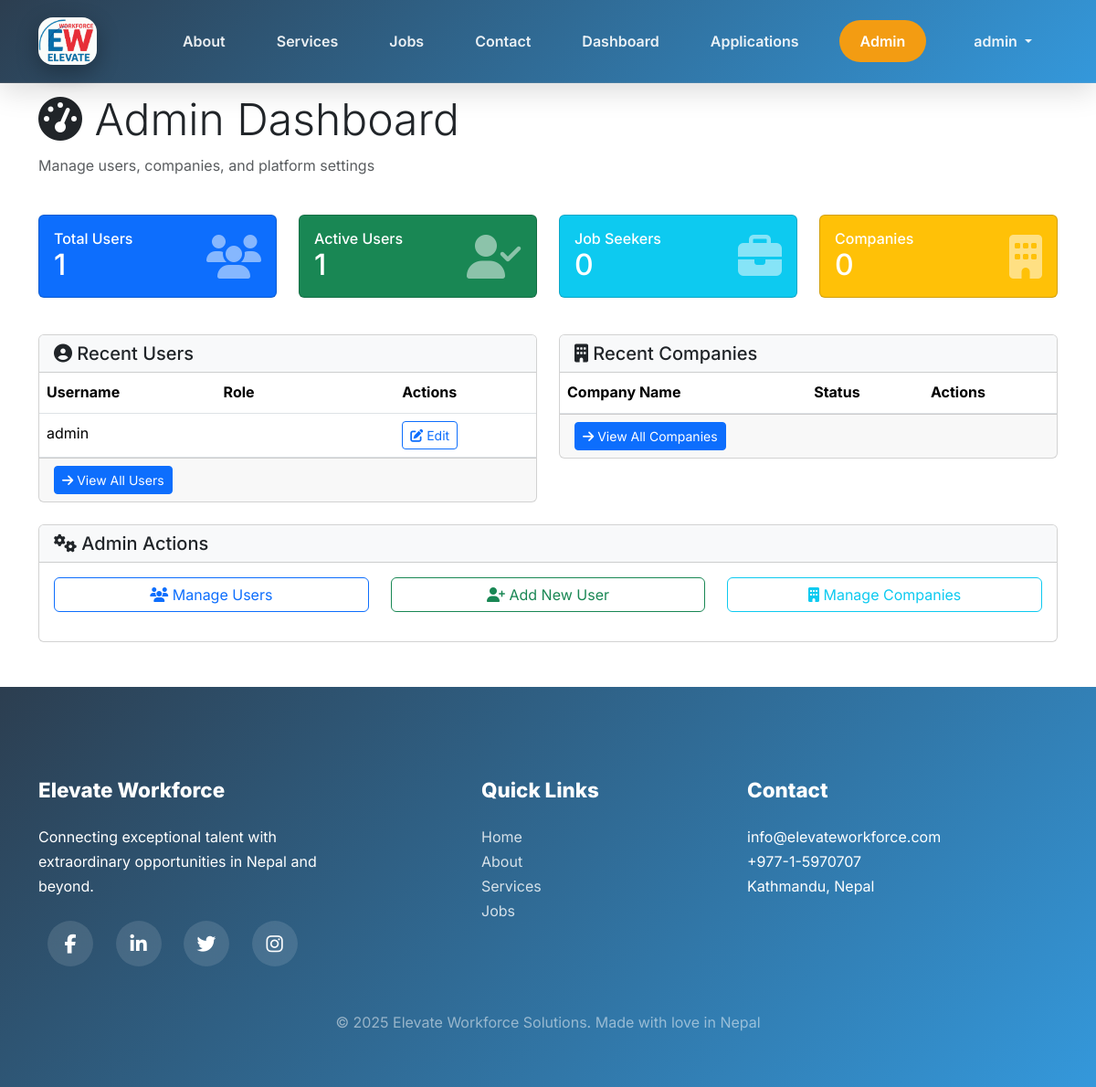
Before: /accounts/admin/dashboard/ (signed in) with the older database file.
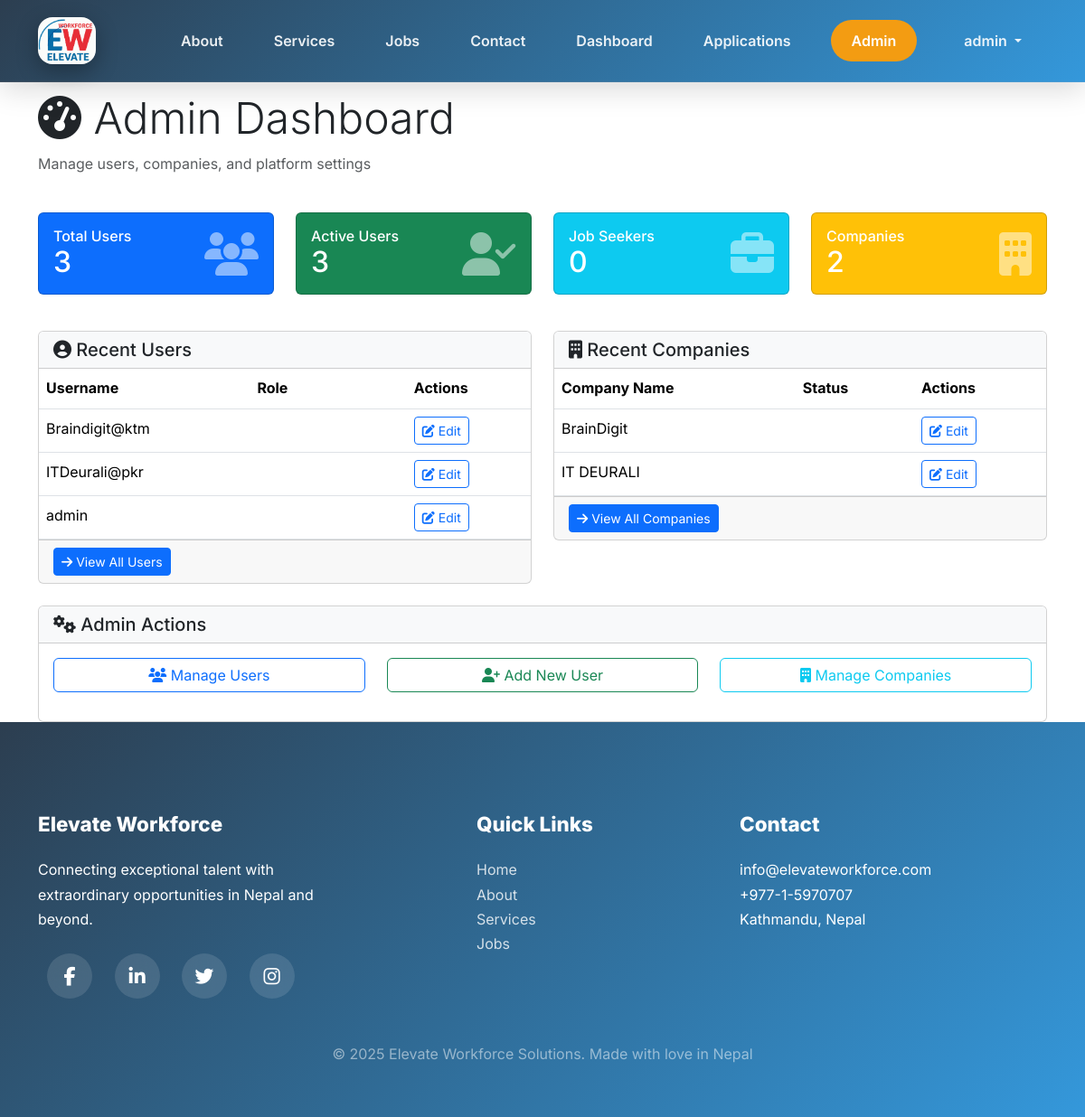
After: the same page with the newer database file.
### accounts/models.py (models this page shows, shortened)
class User(AbstractUser):
    USER_ROLE_CHOICES = (
        ('job_seeker', 'Job Seeker'),
        ('company', 'Company'),
    )
    role = models.CharField(max_length=20, choices=USER_ROLE_CHOICES, default='job_seeker')
    phone_number = models.CharField(max_length=15, blank=True, null=True)
    is_active = models.BooleanField(default=True)
    created_at = models.DateTimeField(auto_now_add=True)
    updated_at = models.DateTimeField(auto_now=True)
    groups = models.ManyToManyField(
        'auth.Group',
        related_name='custom_user_groups',
        blank=True,
        help_text='The groups this user belongs to.'
    )
    user_permissions = models.ManyToManyField(
        'auth.Permission',
        related_name='custom_user_permissions',
        blank=True,
        help_text='Specific permissions for this user.'
    )
    class Meta:
        db_table = 'users'
        verbose_name_plural = 'Users'
        ordering = ['-created_at']
    def is_job_seeker(self):
        return self.role == 'job_seeker'

### companies/models.py (models this page shows, shortened)
class Company(models.Model):
    COMPANY_STATUS_CHOICES = (
        ('active', 'Active'),
        ('inactive', 'Inactive'),
        ('suspended', 'Suspended'),
    )
    user = models.OneToOneField(User, on_delete=models.CASCADE, related_name='company_profile')
    company_name = models.CharField(max_length=255, unique=True)
    description = models.TextField()
    website = models.URLField(blank=True, null=True)
    industry = models.CharField(max_length=100)
    location = models.CharField(max_length=255)
    company_size = models.CharField(max_length=50, blank=True, null=True)
    logo = models.ImageField(upload_to='company_logos/', blank=True, null=True)
    status = models.CharField(max_length=20, choices=COMPANY_STATUS_CHOICES, default='active')
    verified = models.BooleanField(default=False)
    created_at = models.DateTimeField(auto_now_add=True)
    updated_at = models.DateTimeField(auto_now=True)
    class Meta:
        db_table = 'companies'
        verbose_name_plural = 'Companies'
        ordering = ['-created_at']

### accounts/admin_views.py (the view)
# urls.py: path('admin/dashboard/', admin_views.admin_dashboard, name='admin_dashboard'),
@login_required(login_url='accounts:login')
@user_passes_test(is_admin, login_url='accounts:login')
def admin_dashboard(request):
    total_users = User.objects.count()
    total_job_seekers = JobSeeker.objects.count()
    total_companies = Company.objects.count()
    total_active_users = User.objects.filter(is_active=True).count()
    recent_users = User.objects.all().order_by('-created_at')[:5]
    recent_companies = Company.objects.all().order_by('-created_at')[:5]
    context = {
        'total_users': total_users,
        'total_job_seekers': total_job_seekers,
        'total_companies': total_companies,
        'total_active_users': total_active_users,
        'recent_users': recent_users,
        'recent_companies': recent_companies,
    }
    return render(request, 'admin/dashboard.html', context)

### accounts/admin_views.py (called while the page is built)
def is_admin(user):
    return user.is_superuser and user.is_staff

### templates/admin/dashboard.html (shortened to what the changed rows need)
{% extends 'base.html' %}
{% block content %}
<div class="container">
    <div class="row mb-4">
        <div class="col-md-12">
            <h1 class="display-5"><i class="fas fa-tachometer-alt"></i> Admin Dashboard</h1>
        </div>
    </div>
    <div class="row mb-4">
        <div class="col-md-3 mb-3">
            <div class="card bg-primary text-white">
                <div class="card-body">
                    <div class="d-flex justify-content-between align-items-center">
                        <div>
                            <h6 class="card-title mb-0">Total Users</h6>
                            <h2 class="mb-0">{{ total_users }}</h2>
                        </div>
                    </div>
                </div>
            </div>
        </div>
        <div class="col-md-3 mb-3">
            <div class="card bg-success text-white">
                <div class="card-body">
                    <div class="d-flex justify-content-between align-items-center">
                        <div>
                            <h6 class="card-title mb-0">Active Users</h6>
                            <h2 class="mb-0">{{ total_active_users }}</h2>
                        </div>
                    </div>
                </div>
            </div>
        </div>
        <div class="col-md-3 mb-3">
            <div class="card bg-info text-white">
                <div class="card-body">
                    <div class="d-flex justify-content-between align-items-center">
                        <div>
                            <h2 class="mb-0">{{ total_job_seekers }}</h2>
                        </div>
                    </div>
                </div>
            </div>
        </div>
        <div class="col-md-3 mb-3">
            <div class="card bg-warning text-white">
                <div class="card-body">
                    <div class="d-flex justify-content-between align-items-center">
                        <div>
                            <h6 class="card-title mb-0">Companies</h6>
                            <h2 class="mb-0">{{ total_companies }}</h2>
                        </div>
                    </div>
                </div>
            </div>
        </div>
    </div>
    <div class="row">
        <div class="col-md-6 mb-4">
            <div class="card">
                <div class="card-body p-0">
                    <div class="table-responsive">
                        <table class="table table-hover mb-0">
                            <thead>
                                <tr>
                                    <th>Username</th>
                                    <th>Role</th>
                                    <th>Actions</th>
                                </tr>
                            </thead>
                            <tbody>
                                {% for user in recent_users %}
                                    <tr>
                                        <td>{{ user.username }}</td>
                                        <td><span class="badge bg-{{ user.role|default:'secondary' }}">{{ user.get_role_display }}</span></td>
                                        <td>
                                            <a href="{% url 'accounts:edit_user' user.pk %}" class="btn btn-sm btn-outline-primary">
                                                <i class="fas fa-edit"></i> Edit
                                            </a>
                                        </td>
                                    </tr>
                                {% endfor %}
                            </tbody>
                        </table>
                    </div>
                </div>
            </div>
        </div>
        <div class="col-md-6 mb-4">
            <div class="card">
                <div class="card-body p-0">
                    <div class="table-responsive">
                        <table class="table table-hover mb-0">
                            <thead>
                                <tr>
                                    <th>Company Name</th>
                                    <th>Status</th>
                                    <th>Actions</th>
                                </tr>
                            </thead>
                            <tbody>
                                {% for company in recent_companies %}
                                    <tr>
                                        <td>{{ company.company_name }}</td>
                                        <td>
                                            <span class="badge bg-{{ company.status|default:'secondary' }}">{{ company.get_status_display }}</span>
                                        </td>
                                        <td>
                                            <a href="{% url 'accounts:edit_company' company.pk %}" class="btn btn-sm btn-outline-primary">
                                                <i class="fas fa-edit"></i> Edit
                                            </a>
                                        </td>
                                    </tr>
                                {% endfor %}
                            </tbody>
                        </table>
                    </div>
                </div>
            </div>
        </div>
    </div>
</div>
{% endblock %}

### templates/base.html (shortened to what the changed rows need)
<!DOCTYPE html>
<html lang="en">
<head>
    {% load static %}
    <link href="https://cdn.jsdelivr.net/npm/bootstrap@5.3.3/dist/css/bootstrap.min.css" rel="stylesheet">
    <link rel="stylesheet" href="https://cdnjs.cloudflare.com/ajax/libs/font-awesome/6.6.0/css/all.min.css">
</head>
<body>
    <nav class="navbar navbar-expand-lg navbar-dark fixed-top">
        <div class="container">
            <div class="collapse navbar-collapse" id="navbarNav">
                <ul class="navbar-nav ms-auto align-items-center">
                    {% if user.is_authenticated %}
                        {% if user.is_job_seeker %}
                        <li class="nav-item"><a class="nav-link" href="{% url 'accounts:job_seeker_dashboard' %}">Dashboard</a></li>
                        <li class="nav-item"><a class="nav-link" href="{% url 'application:my_applications' %}">Applications</a></li>
                        {% endif %}
                        {% if user.is_superuser %}
                        <li class="nav-item ms-3">
                            <a class="btn btn-admin" href="{% url 'accounts:admin_dashboard' %}">
                                Admin
                            </a>
                        </li>
                        {% endif %}
                        <li class="nav-item dropdown ms-4">
                            <a class="nav-link dropdown-toggle" href="#" role="button" data-bs-toggle="dropdown">
                                {{ user.username }}
                            </a>
                        </li>
                    {% else %}
                        <li class="nav-item"><a class="nav-link" href="{% url 'accounts:login' %}">Login</a></li>
                        <li class="nav-item"><a class="nav-link" href="{% url 'accounts:register' %}">Register</a></li>
                    {% endif %}
                </ul>
            </div>
    </nav>
    <div class="main-container">
        {% block content %}{% endblock %}
    </div>
</body>
</html>

Changed rows visible on the page:
added User: username "Braindigit@ktm"
added User: username "ITDeurali@pkr"
added Company: company_name "BrainDigit"
added Company: company_name "IT DEURALI"
Other visible differences:
{{ total_users }}: "1" → "3"
{{ total_active_users }}: "1" → "3"
{{ total_companies }}: "0" → "2"
